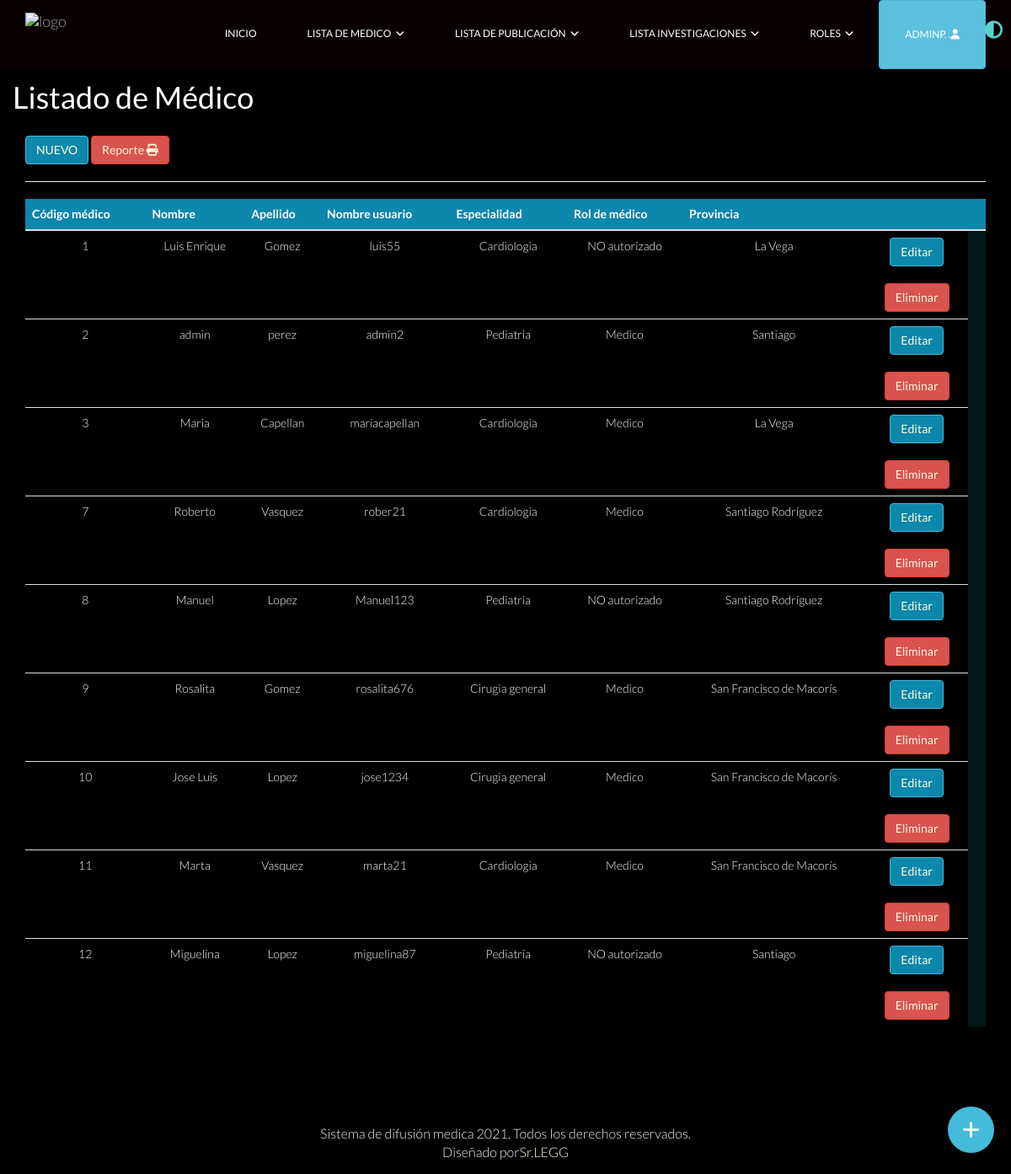
Page /mantenimiento/mante_medico.php (signed in) on the earlier database version.
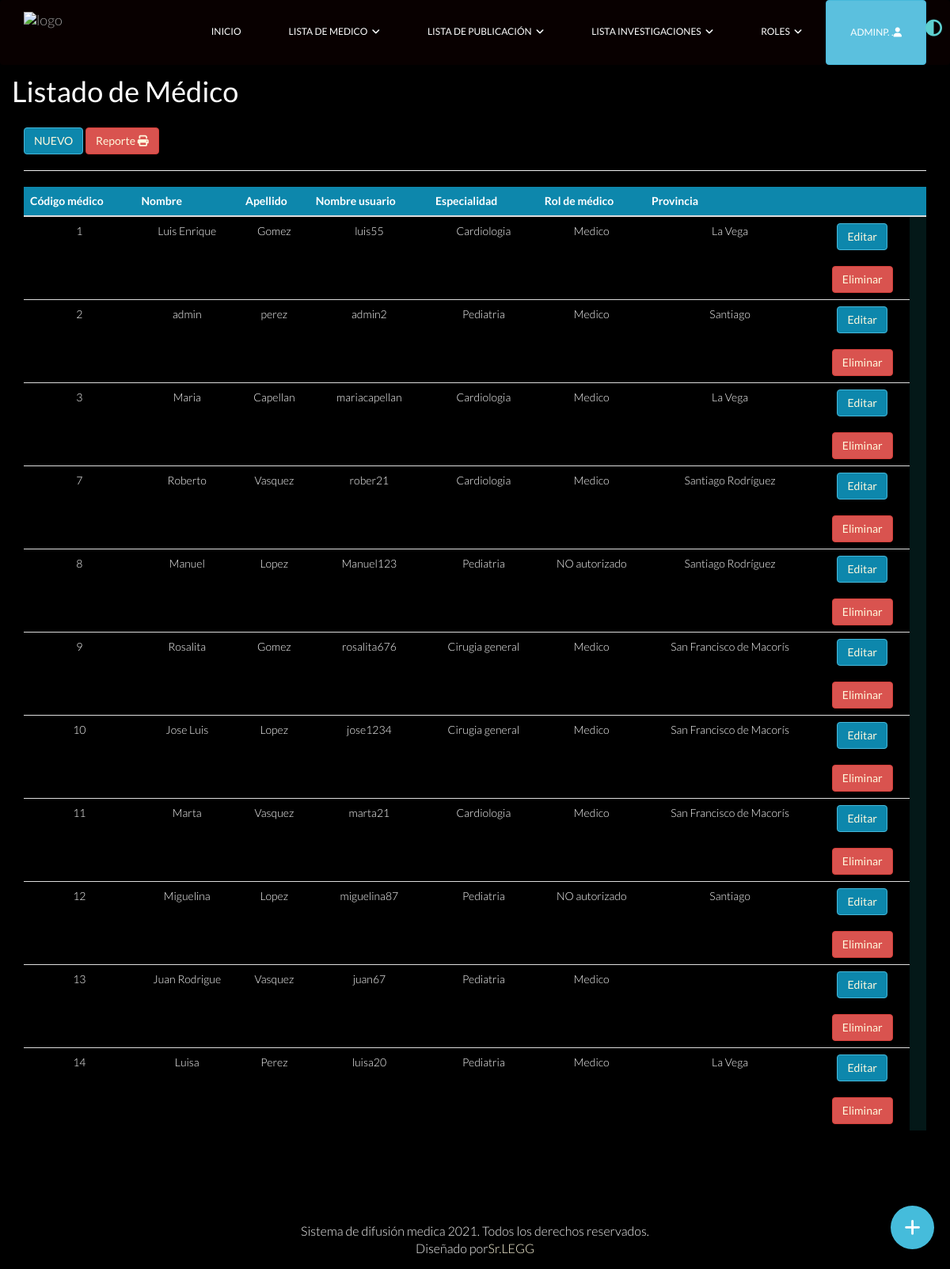
Same page on the later database version.
### tables this page shows
CREATE TABLE `medico` (
  `id_medico` int(20) NOT NULL,
  `nombre_medico` varchar(80) DEFAULT NULL,
  `apellido_medico` varchar(150) DEFAULT NULL,
  `user_medico` varchar(250) DEFAULT NULL,
  `codigo_medico` varchar(160) DEFAULT NULL,
  `especialidadm` int(20) DEFAULT NULL,
  `provincia_me` varchar(150) DEFAULT NULL,
  `idRol` int(20) DEFAULT NULL,
  `contrasena_me` varchar(280) DEFAULT NULL,
  `estado` varchar(1) DEFAULT NULL
);

CREATE TABLE `especialidad` (
  `id_espec` int(20) NOT NULL,
  `espec_descripsion` varchar(150) DEFAULT NULL,
  `estado` varchar(1) DEFAULT NULL
);

CREATE TABLE `rol` (
  `id_roles` int(20) NOT NULL,
  `descripcion` varchar(70) DEFAULT NULL,
  `estado` varchar(1) DEFAULT NULL
);

### php/mante_consultas.php (called while the page is built, shortened)
<?php
function lista_medico(){
    include('conexion.php');
    $sql="SELECT medico.id_medico,medico.nombre_medico,medico.apellido_medico,medico.user_medico,medico.codigo_medico,medico.provincia_me,
    especialidad.espec_descripsion,rol.descripcion FROM medico,especialidad,rol WHERE medico.especialidadm=especialidad.id_espec
    AND medico.idRol=rol.id_roles AND medico.estado='A' ORDER BY id_medico ASC";
    return $result = $mysqli->query($sql);
}
?>

### mantenimiento/mante_medico.php (the view, shortened to what this page needs)
<?php
include('../php/mante_consultas.php');
?>
<!DOCTYPE html>
<html lang="es">
<head>
    <link href="../css/bootstrap.min.css" rel="stylesheet">
    <link href="../css/font-awesome.min.css" rel="stylesheet">
    <link href="../css/lightbox.css" rel="stylesheet">
    <link href="../css/animate.min.css" rel="stylesheet">
    <link href="../css/main.css" rel="stylesheet">
    <link href="../css/responsive.css" rel="stylesheet">
    <link href="../css/dark.css" rel="stylesheet">
<link href="https://unpkg.com/vanilla-datatables@latest/dist/vanilla-dataTables.min.css" rel="stylesheet" type="text/css">
    <link rel="stylesheet" href="../css/boton.css">
</head>
<body class="dark">
<?php include_once "../php/mante_menu.php"; ?>
        <div>
            <br>
            <br>
            <br>
            <div class="panel-heading">
                <h1> Listado de Médico</h1>
                <div class="panel-body">
                        <a href="nuevoma_medico.php" class="btn btn-info pull-letf" style="background-color: #0d87ac;">NUEVO</a>
                        <a href="../reportes/reporte_medicodom.php" class="btn btn-danger">Reporte <i class="fa fa-print" aria-hidden="true"></i></a>
                    <br>
                    <hr>
                    <table  class="table tabla1" style="text-align: center;">
                        <thead>
                            <tr style="background-color: #0d87ac; color:#FFFFFF;">
                                <th data-sortable="true">Código médico</th>
                                <th data-hidden="true">Nombre</th>
                                <th data-hidden="true">Apellido</th>
                                <th data-hidden="true">Nombre usuario</th>
                                <th data-hidden="true">Especialidad</th>
                                <th data-hidden="true">Rol de médico</th>
                                <th data-hidden="true">Provincia</th>
                                <th></th>
                                <th></th>
                            </tr>
                        </thead>
                        <?php
                        $query = lista_medico();
                        while ($row = $query->fetch_assoc()) {
                            echo "
            <tr>
            <td>" . $row["id_medico"] . "</td>
            <td>" . $row["nombre_medico"] . "</td>
			<td>" . $row["apellido_medico"]. "</td>
            <td>" . $row["user_medico"]. "</td>
            <td>" . $row["espec_descripsion"] . "</td>
            <td>" . $row["descripcion"] . "</td>
            <td>" . $row["provincia_me"] . "</td>
            <td>
            <a href='actualizarm_medico.php?id=" . $row["id_medico"] . "' class='btn btn-info' style='background-color: #0d87ac;'>Editar</a>
            <br>
            <br>
            <a  onclick='return alereliminar(".$row['id_medico'].");'  class='btn btn-danger confirm'>Eliminar</a>
            </td>
            </tr>
            ";
                        }
                        ?>
                    </table>
                </div>
            </div>
        </div>
        <footer>
        <div class="container">
            <div class="row">
                <div class="col-sm-12 text-center bottom-separator">
                    <div class="col-sm-12">
                        <div class=" copyright-text text-center ">
                            <p> Sistema de difusión medica 2021. Todos los derechos reservados.</p>
                            <p>Diseñado por<a target="_blank" href="http://luis-enrique.com">Sr.LEGG</a></p>
                        </div>
                    </div>
                </div>
            </div>
    </footer>
        <div class="con">
        <?php include_once "../php/boton.php"; ?>
                    </div>
    </body>
</html>

Differences in the rows shown:
changed medico "Luis Enrique": idRol.descripcion "NO autorizado" → "Medico"
added medico: id_medico "13", nombre_medico "Juan Rodrigue", apellido_medico "Vasquez", user_medico "juan67", especialidadm.espec_descripsion "Pediatria", idRol.descripcion "Medico"
added medico: id_medico "14", nombre_medico "Luisa", apellido_medico "Perez", user_medico "luisa20", especialidadm.espec_descripsion "Pediatria", idRol.descripcion "Medico", provincia_me "La Vega"
